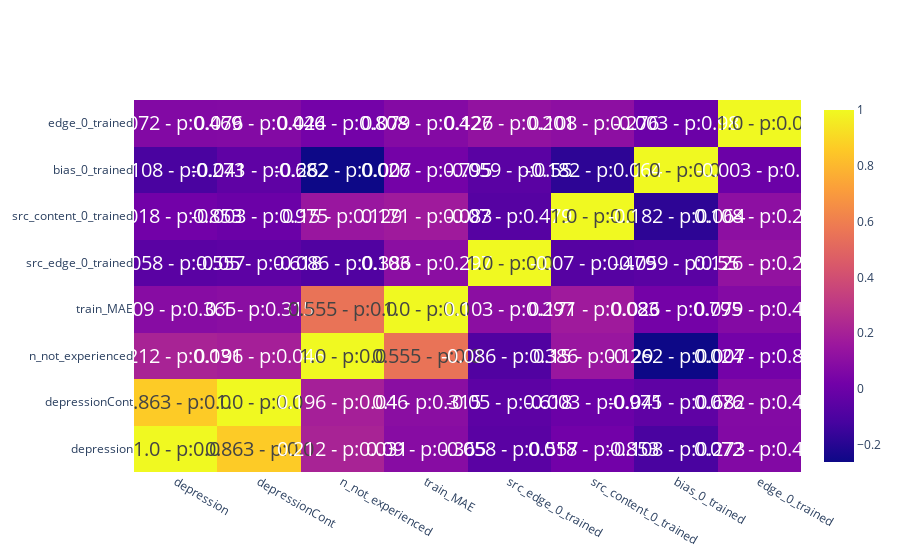

Notebook cell for this chart:
### Code cell
var_names = ["depression","depressionCont","n_not_experienced","train_MAE","src_edge_0_trained","src_content_0_trained","bias_0_trained","edge_0_trained"]
r,p = spearmanr(data[var_names])


text = np.round(r,3).astype(str)
p_values = np.round(p,3).astype(str)

for i in range(text.shape[0]):
    for j in range(text.shape[1]):
        text[i,j] = text[i,j] + " - p:" + p_values[i,j]

fig = go.Figure(data=go.Heatmap(
                    z=r,
                    x = var_names,
                    y = var_names,
                    text=text,
                    texttemplate="%{text}",
                    textfont={"size":20}))
fig.update
fig.show()

### Figure 1 — Plotly figure (JSON) as saved in the notebook; plotly's stock layout.template omitted (floating-point values rounded to 4 significant figures)
{"data": [{"text": [["1.0 - p:0.0", "0.863 - p:0.0", "0.212 - p:0.031", "0.09 - p:0.365", "-0.058 - p:0.557", "0.018 - p:0.853", "-0.108 - p:0.273", "0.072 - p:0.469"], ["0.863 - p:0.0", "1.0 - p:0.0", "0.196 - p:0.046", "0.1 - p:0.315", "-0.05 - p:0.618", "-0.003 - p:0.975", "-0.041 - p:0.682", "0.076 - p:0.446"], ["0.212 - p:0.031", "0.196 - p:0.046", "1.0 - p:0.0", "0.555 - p:0.0", "-0.086 - p:0.386", "0.15 - p:0.129", "-0.262 - p:0.007", "0.024 - p:0.808"], ["0.09 - p:0.365", "0.1 - p:0.315", "0.555 - p:0.0", "1.0 - p:0.0", "0.103 - p:0.297", "0.171 - p:0.083", "0.026 - p:0.795", "0.079 - p:0.427"], ["-0.058 - p:0.557", "-0.05 - p:0.618", "-0.086 - p:0.386", "0.103 - p:0.297", "1.0 - p:0.0", "-0.07 - p:0.479", "-0.059 - p:0.55", "0.126 - p:0.201"], ["0.018 - p:0.853", "-0.003 - p:0.975", "0.15 - p:0.129", "0.171 - p:0.083", "-0.07 - p:0.479", "1.0 - p:0.0", "-0.182 - p:0.064", "0.108 - p:0.276"], ["-0.108 - p:0.273", "-0.041 - p:0.682", "-0.262 - p:0.007", "0.026 - p:0.795", "-0.059 - p:0.55", "-0.182 - p:0.064", "1.0 - p:0.0", "-0.003 - p:0.98"], ["0.072 - p:0.469", "0.076 - p:0.446", "0.024 - p:0.808", "0.079 - p:0.427", "0.126 - p:0.201", "0.108 - p:0.276", "-0.003 - p:0.98", "1.0 - p:0.0"]], "textfont": {"size": 20}, "texttemplate": "%{text}", "type": "heatmap", "x": ["depression", "depressionCont", "n_not_experienced", "train_MAE", "src_edge_0_trained", "src_content_0_trained", "bias_0_trained", "edge_0_trained"], "y": ["depression", "depressionCont", "n_not_experienced", "train_MAE", "src_edge_0_trained", "src_content_0_trained", "bias_0_trained", "edge_0_trained"], "z": [[1, 0.8632, 0.2116, 0.08978, -0.05824, 0.01834, -0.1084, 0.07176], [0.8632, 1, 0.196, 0.09955, -0.04954, -0.003061, -0.04064, 0.07557], [0.2116, 0.196, 1.0, 0.5551, -0.08581, 0.1499, -0.2616, 0.02409], [0.08978, 0.09955, 0.5551, 1, 0.1032, 0.1706, 0.02575, 0.07875], [-0.05824, -0.04954, -0.08581, 0.1032, 1, -0.07021, -0.05928, 0.1264], [0.01834, -0.003061, 0.1499, 0.1706, -0.07021, 1, -0.182, 0.1078], [-0.1084, -0.04064, -0.2616, 0.02575, -0.05928, -0.182, 1, -0.002539], [0.07176, 0.07557, 0.02409, 0.07875, 0.1264, 0.1078, -0.002539, 1]]}], "layout": {}}
